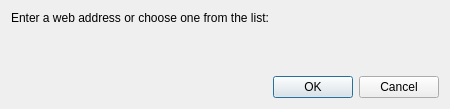
<?xml version="1.0" encoding="UTF-8"?>
<ui version="4.0">
 <class>Meerkat::OpenAddressDialog</class>
 <widget class="QDialog" name="Meerkat::OpenAddressDialog">
  <property name="geometry">
   <rect>
    <x>0</x>
    <y>0</y>
    <width>450</width>
    <height>109</height>
   </rect>
  </property>
  <property name="windowTitle">
   <string>Go to Page</string>
  </property>
  <layout class="QVBoxLayout" name="verticalLayout">
   <item>
    <widget class="QLabel" name="label">
     <property name="text">
      <string>Enter a web address or choose one from the list:</string>
     </property>
    </widget>
   </item>
   <item>
    <spacer name="verticalSpacer">
     <property name="orientation">
      <enum>Qt::Vertical</enum>
     </property>
     <property name="sizeHint" stdset="0">
      <size>
       <width>0</width>
       <height>0</height>
      </size>
     </property>
    </spacer>
   </item>
   <item>
    <widget class="QDialogButtonBox" name="buttonBox">
     <property name="orientation">
      <enum>Qt::Horizontal</enum>
     </property>
     <property name="standardButtons">
      <set>QDialogButtonBox::Cancel|QDialogButtonBox::Ok</set>
     </property>
    </widget>
   </item>
  </layout>
 </widget>
 <resources/>
 <connections>
  <connection>
   <sender>buttonBox</sender>
   <signal>rejected()</signal>
   <receiver>Meerkat::OpenAddressDialog</receiver>
   <slot>reject()</slot>
   <hints>
    <hint type="sourcelabel">
     <x>316</x>
     <y>260</y>
    </hint>
    <hint type="destinationlabel">
     <x>286</x>
     <y>274</y>
    </hint>
   </hints>
  </connection>
  <connection>
   <sender>buttonBox</sender>
   <signal>accepted()</signal>
   <receiver>Meerkat::OpenAddressDialog</receiver>
   <slot>accept()</slot>
   <hints>
    <hint type="sourcelabel">
     <x>224</x>
     <y>86</y>
    </hint>
    <hint type="destinationlabel">
     <x>224</x>
     <y>54</y>
    </hint>
   </hints>
  </connection>
 </connections>
</ui>
